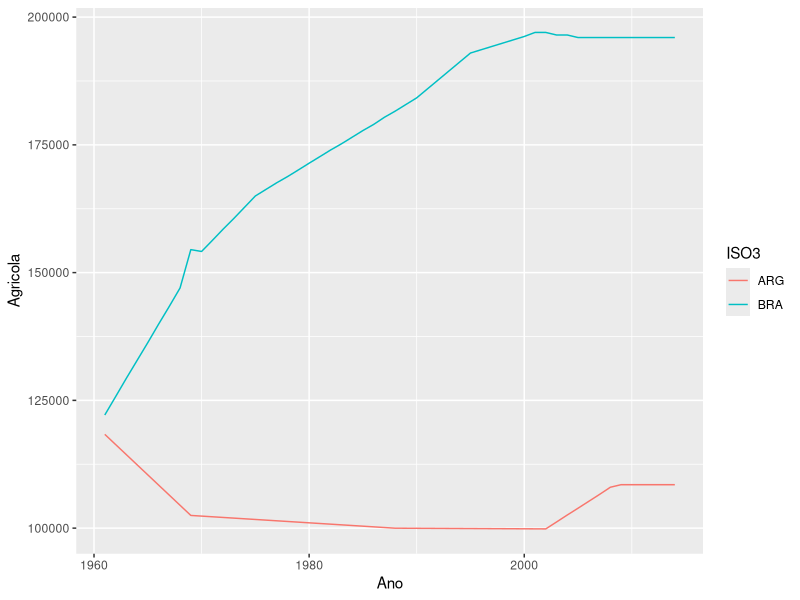
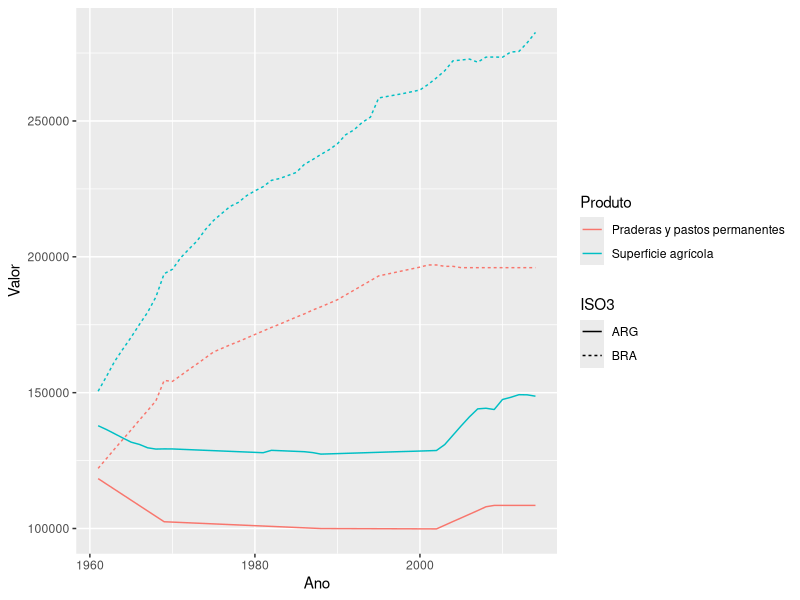

These charts were generated, in order, by the following R code: (Note: this script raises an error after producing the figures.)
dado <- read.csv('FAOSTAT_data_4-25-2017.csv',
                 stringsAsFactors = FALSE, encoding = 'win-1252')
dado <- dado[, -c(1, 2, 13, 14)]

names(dado) <- c("ISO3", "País", "Cod_Elemento", "Elemento",
                 "Cod_Produto", "Produto", "Cod_Ano", "Ano",
                 "Unidade", "Valor")
library(dplyr)
library(tidyr)
wide <- dado %>% select(ISO3, Ano, Produto,Valor) %>%
  group_by(Produto, Ano, ISO3) %>% 
  mutate(id = seq_len(n())) %>% 
  ungroup() %>% 
  spread(key = Produto, value = Valor)

library(ggplot2)
names(wide)[9] <- "Agricola"
ggplot(wide[wide$ISO3 %in% c('BRA', 'ARG'), ], aes(Ano, Agricola, col = ISO3)) + 
  geom_path()

dado %>% filter(ISO3 %in% c('BRA', 'ARG'),
                Cod_Produto %in% c(6610, 6655)) %>% 
  ggplot(aes(Ano, Valor)) + 
  geom_path(aes(linetype = ISO3, col = Produto))


dado2 <- dado %>% filter(ISO3 %in% c('BRA', 'ARG'), Cod_Produto %in% c(6610, 6655))

h1 <- Highcharts$new()
h1$chart("spline")
for (pais in unique(dado2$País)) {
  for (prod in unique(dado2$Produto))
  h1$series(data = toJSONArray2(dado2[dado2$País == pais &
                                        dado2$Produto == prod, c("Ano", "Valor")],
                                json = FALSE, names = FALSE), 
            name = paste(prod, '-', pais))
}
h1

h2 <- hPlot(x = "Ano", y = "Valor", data = dado2,
            type = "line", group = "País")

